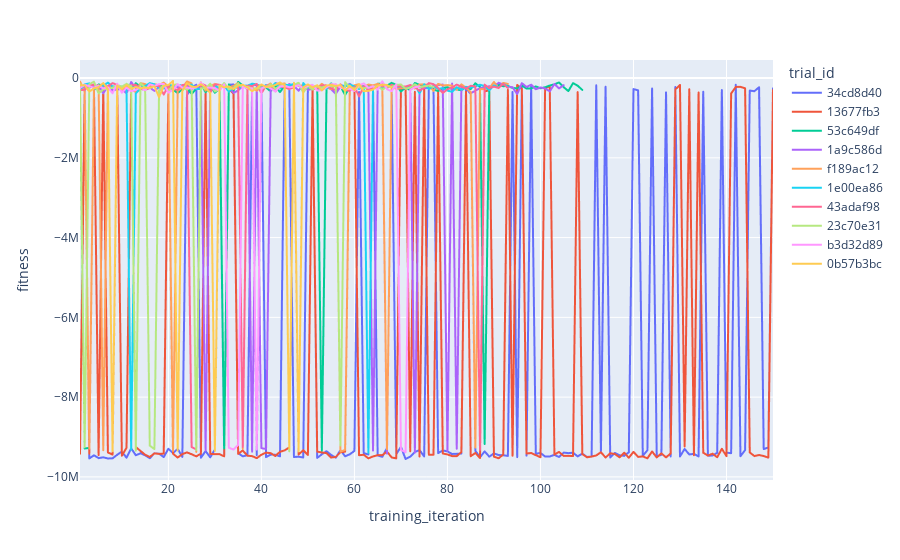

Notebook cell for this chart:
### Code cell
top_runs = analysis.dataframe().sort_values("fitness", ascending=False).head(10)["trial_id"].to_list()

fig = px.line(
    data_frame=pd.concat(analysis.trial_dataframes.values()).query(
        "trial_id in @top_runs"
    ),
    x="training_iteration",
    y="fitness",
    color="trial_id",
)
fig.show()
